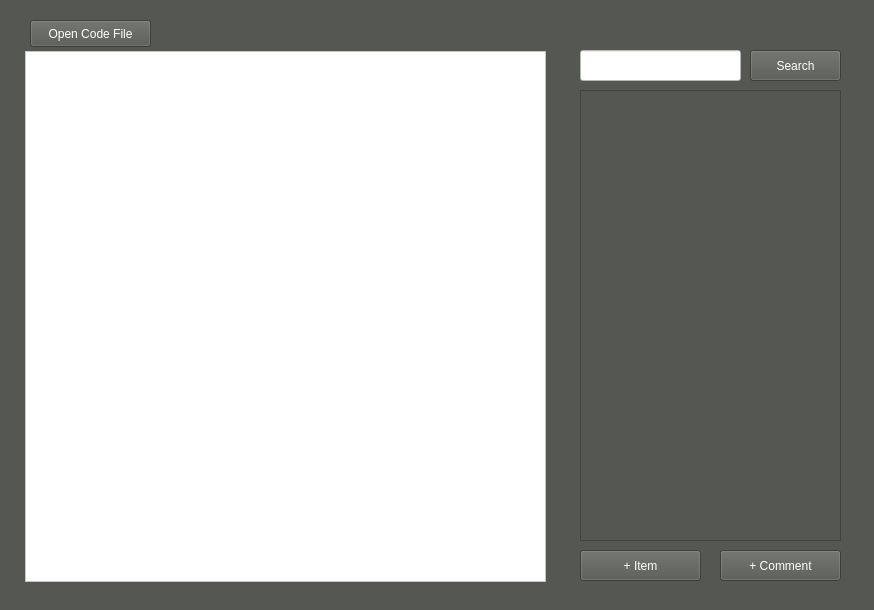
<?xml version="1.0" encoding="UTF-8"?>
<ui version="4.0">
 <class>Widget</class>
 <widget class="QWidget" name="Widget">
  <property name="geometry">
   <rect>
    <x>0</x>
    <y>0</y>
    <width>874</width>
    <height>610</height>
   </rect>
  </property>
  <property name="windowTitle">
   <string>Widget</string>
  </property>
  <widget class="QStackedWidget" name="stackedWidget">
   <property name="geometry">
    <rect>
     <x>0</x>
     <y>0</y>
     <width>881</width>
     <height>611</height>
    </rect>
   </property>
   <property name="styleSheet">
    <string notr="true">background-color: rgb(85, 87, 83);</string>
   </property>
   <property name="currentIndex">
    <number>0</number>
   </property>
   <widget class="QWidget" name="mainWindow">
    <widget class="QLineEdit" name="searchBar">
     <property name="geometry">
      <rect>
       <x>580</x>
       <y>50</y>
       <width>161</width>
       <height>31</height>
      </rect>
     </property>
     <property name="styleSheet">
      <string notr="true">background-color: rgb(255, 255, 255);</string>
     </property>
    </widget>
    <widget class="QPushButton" name="searchButton">
     <property name="geometry">
      <rect>
       <x>750</x>
       <y>50</y>
       <width>91</width>
       <height>31</height>
      </rect>
     </property>
     <property name="styleSheet">
      <string notr="true">color: rgb(255, 255, 255);</string>
     </property>
     <property name="text">
      <string>Search</string>
     </property>
    </widget>
    <widget class="QPushButton" name="itemButton">
     <property name="geometry">
      <rect>
       <x>580</x>
       <y>550</y>
       <width>121</width>
       <height>31</height>
      </rect>
     </property>
     <property name="styleSheet">
      <string notr="true">color: rgb(255, 255, 255);</string>
     </property>
     <property name="text">
      <string>+ Item</string>
     </property>
    </widget>
    <widget class="QPushButton" name="commentButton">
     <property name="geometry">
      <rect>
       <x>720</x>
       <y>550</y>
       <width>121</width>
       <height>31</height>
      </rect>
     </property>
     <property name="styleSheet">
      <string notr="true">color: rgb(255, 255, 255);</string>
     </property>
     <property name="text">
      <string>+ Comment</string>
     </property>
    </widget>
    <widget class="QTextBrowser" name="codeDisp">
     <property name="geometry">
      <rect>
       <x>25</x>
       <y>51</y>
       <width>521</width>
       <height>531</height>
      </rect>
     </property>
     <property name="styleSheet">
      <string notr="true">background-color: rgb(255, 255, 255);</string>
     </property>
    </widget>
    <widget class="QPushButton" name="openCodeButton">
     <property name="geometry">
      <rect>
       <x>30</x>
       <y>20</y>
       <width>121</width>
       <height>27</height>
      </rect>
     </property>
     <property name="styleSheet">
      <string notr="true">color: rgb(255, 255, 255);</string>
     </property>
     <property name="text">
      <string>Open Code File</string>
     </property>
    </widget>
    <widget class="QScrollArea" name="rubricScroll">
     <property name="geometry">
      <rect>
       <x>580</x>
       <y>90</y>
       <width>261</width>
       <height>451</height>
      </rect>
     </property>
     <property name="styleSheet">
      <string notr="true"/>
     </property>
     <property name="widgetResizable">
      <bool>true</bool>
     </property>
     <widget class="QWidget" name="scrollAreaWidgetContents">
      <property name="geometry">
       <rect>
        <x>0</x>
        <y>0</y>
        <width>259</width>
        <height>449</height>
       </rect>
      </property>
     </widget>
    </widget>
   </widget>
   <widget class="QWidget" name="rubricItem">
    <widget class="QLabel" name="subjectLabel">
     <property name="geometry">
      <rect>
       <x>260</x>
       <y>180</y>
       <width>67</width>
       <height>17</height>
      </rect>
     </property>
     <property name="styleSheet">
      <string notr="true">color: rgb(255, 255, 255);</string>
     </property>
     <property name="text">
      <string>Subject</string>
     </property>
    </widget>
    <widget class="QLabel" name="commentLabel">
     <property name="geometry">
      <rect>
       <x>250</x>
       <y>300</y>
       <width>67</width>
       <height>17</height>
      </rect>
     </property>
     <property name="styleSheet">
      <string notr="true">color: rgb(255, 255, 255);</string>
     </property>
     <property name="text">
      <string>Comment</string>
     </property>
    </widget>
    <widget class="QLabel" name="pointsLabel">
     <property name="geometry">
      <rect>
       <x>260</x>
       <y>240</y>
       <width>67</width>
       <height>17</height>
      </rect>
     </property>
     <property name="styleSheet">
      <string notr="true">color: rgb(255, 255, 255);</string>
     </property>
     <property name="text">
      <string>Points</string>
     </property>
    </widget>
    <widget class="QLineEdit" name="subjectLine">
     <property name="geometry">
      <rect>
       <x>360</x>
       <y>180</y>
       <width>191</width>
       <height>27</height>
      </rect>
     </property>
     <property name="styleSheet">
      <string notr="true">background-color: rgb(255, 255, 255);</string>
     </property>
    </widget>
    <widget class="QLineEdit" name="pointsLine">
     <property name="geometry">
      <rect>
       <x>360</x>
       <y>240</y>
       <width>191</width>
       <height>27</height>
      </rect>
     </property>
     <property name="styleSheet">
      <string notr="true">background-color: rgb(255, 255, 255);</string>
     </property>
    </widget>
    <widget class="QLineEdit" name="commentLine">
     <property name="geometry">
      <rect>
       <x>360</x>
       <y>300</y>
       <width>191</width>
       <height>27</height>
      </rect>
     </property>
     <property name="styleSheet">
      <string notr="true">background-color: rgb(255, 255, 255);</string>
     </property>
    </widget>
    <widget class="QPushButton" name="okButton">
     <property name="geometry">
      <rect>
       <x>290</x>
       <y>410</y>
       <width>99</width>
       <height>27</height>
      </rect>
     </property>
     <property name="styleSheet">
      <string notr="true">color: rgb(255, 255, 255);</string>
     </property>
     <property name="text">
      <string>OK</string>
     </property>
    </widget>
    <widget class="QPushButton" name="cancelButton">
     <property name="geometry">
      <rect>
       <x>420</x>
       <y>410</y>
       <width>99</width>
       <height>27</height>
      </rect>
     </property>
     <property name="styleSheet">
      <string notr="true">color: rgb(255, 255, 255);</string>
     </property>
     <property name="text">
      <string>Cancel</string>
     </property>
    </widget>
    <widget class="QLabel" name="newRubricItemLabel">
     <property name="geometry">
      <rect>
       <x>320</x>
       <y>110</y>
       <width>171</width>
       <height>20</height>
      </rect>
     </property>
     <property name="styleSheet">
      <string notr="true">color: rgb(255, 255, 255);</string>
     </property>
     <property name="text">
      <string>Add New Rubric Item</string>
     </property>
    </widget>
   </widget>
   <widget class="QWidget" name="page_2"/>
  </widget>
 </widget>
 <layoutdefault spacing="6" margin="11"/>
 <resources/>
 <connections/>
</ui>
